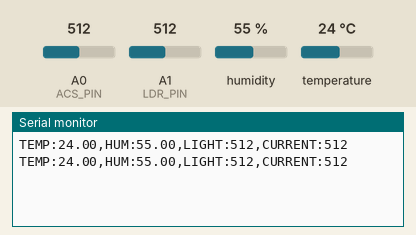
Bench run of a sketch on a simulated Arduino Uno, built with avr-gcc and run on an emulated ATmega328P. Parts: the last lines printed to the serial monitor. The inputs (shaded band) are chosen by the test bench; at power-on: humidity 55 %, A0 (ACS_PIN) = 512, A1 (LDR_PIN) = 512, temperature 24 °C.

Above: at 2.8 s.
2.9 s: humidity set to 22 %
At 5.2 s:
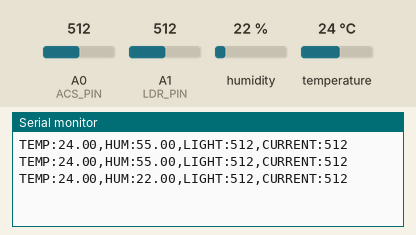
5.6 s: A0 (ACS_PIN) set to 716
At 6.5 s:
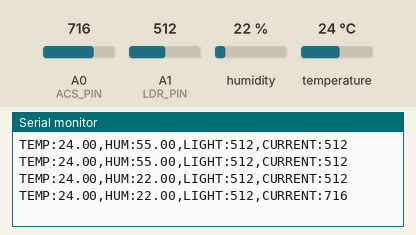
8.3 s: A1 (LDR_PIN) set to 716
At 10.8 s:
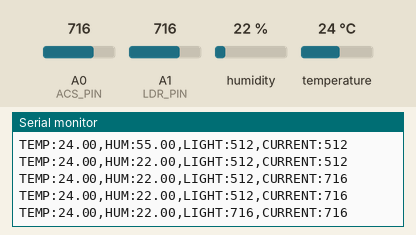
11.0 s: temperature set to 12 °C
At 12.5 s:
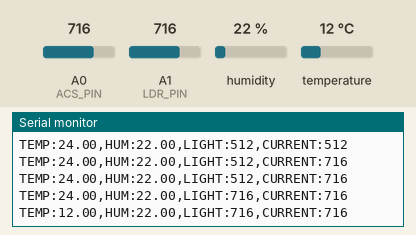
13.7 s: A0 (ACS_PIN) set to 992
At 15.0 s:
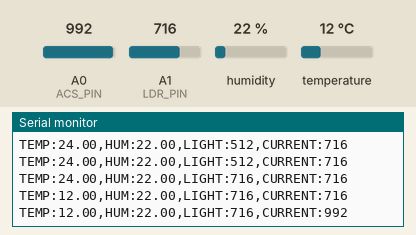
16.4 s: A1 (LDR_PIN) set to 992
At 18.7 s:
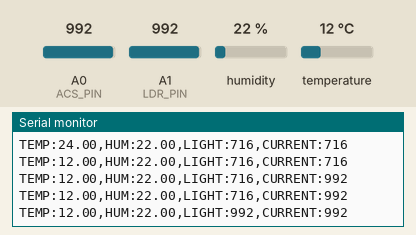
Timing chart, 0 to 20.1 s (numbered marks = the images above; inputs shaded):
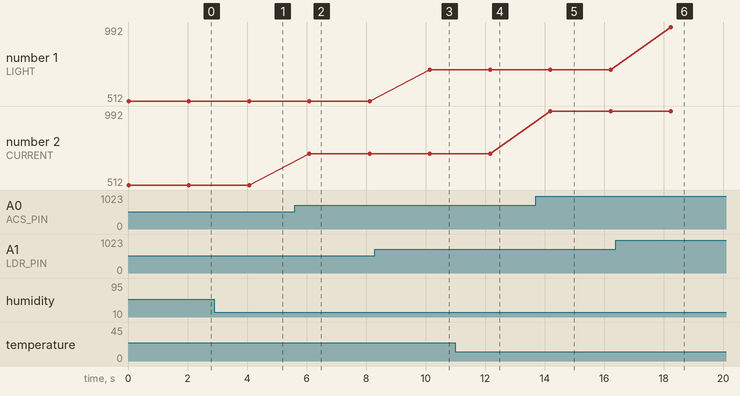

The sketch:

smart_energy_advisor.ino
```cpp
#include <DHT.h>

#define DHTPIN 2
#define DHTTYPE DHT11

#define LDR_PIN A1
#define ACS_PIN A0

DHT dht(DHTPIN, DHTTYPE);

void setup() {
  Serial.begin(9600);
  dht.begin();
}

void loop() {

  float temp = dht.readTemperature();
  float hum = dht.readHumidity();

  int lightValue = analogRead(LDR_PIN);
  int currentValue = analogRead(ACS_PIN);

  Serial.print("TEMP:");
  Serial.print(temp);

  Serial.print(",HUM:");
  Serial.print(hum);

  Serial.print(",LIGHT:");
  Serial.print(lightValue);

  Serial.print(",CURRENT:");
  Serial.println(currentValue);

  delay(2000);
}
```

Measured:
- after the input at 2.9 s, the serial monitor: prints a new line after 1.2 s (image 1)
- after the input at 5.6 s, the serial monitor: prints a new line after 0.50 s (image 2)
- after the input at 8.3 s, the serial monitor: prints a new line after 1.8 s (image 3)
- after the input at 11.0 s, the serial monitor: prints a new line after 1.2 s (image 4)
- after the input at 13.7 s, the serial monitor: prints a new line after 0.50 s (image 5)
- after the input at 16.4 s, the serial monitor: prints a new line after 1.8 s (image 6)
- plotted number 2: 512 → 716 after the input at 5.6 s, 716 → 992 after the input at 13.7 s
